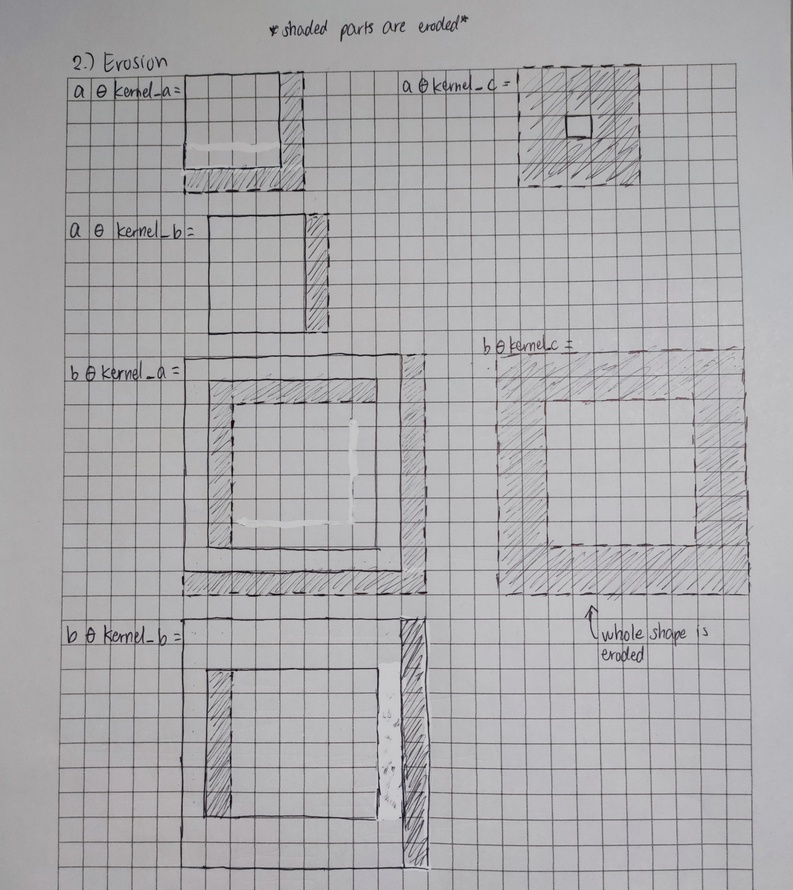
#> input picture Activity 6/Image repository/1684833216800.jpg, 793 x 890 px, shrunk from 3345 x 3755 before the run, given in place of malaria.jpeg, which was not available
$ jupyter execute 'Activity 6.ipynb'   (older library calls are emulated)   (text cells are left out)
#> lines starting #> are read from the running program, lines starting #| are printed output that depends on the picture; pictures that were not available may be replaced by others from this repository, and a replacement may not be noted
#> in Erosion, `plt.show()`:
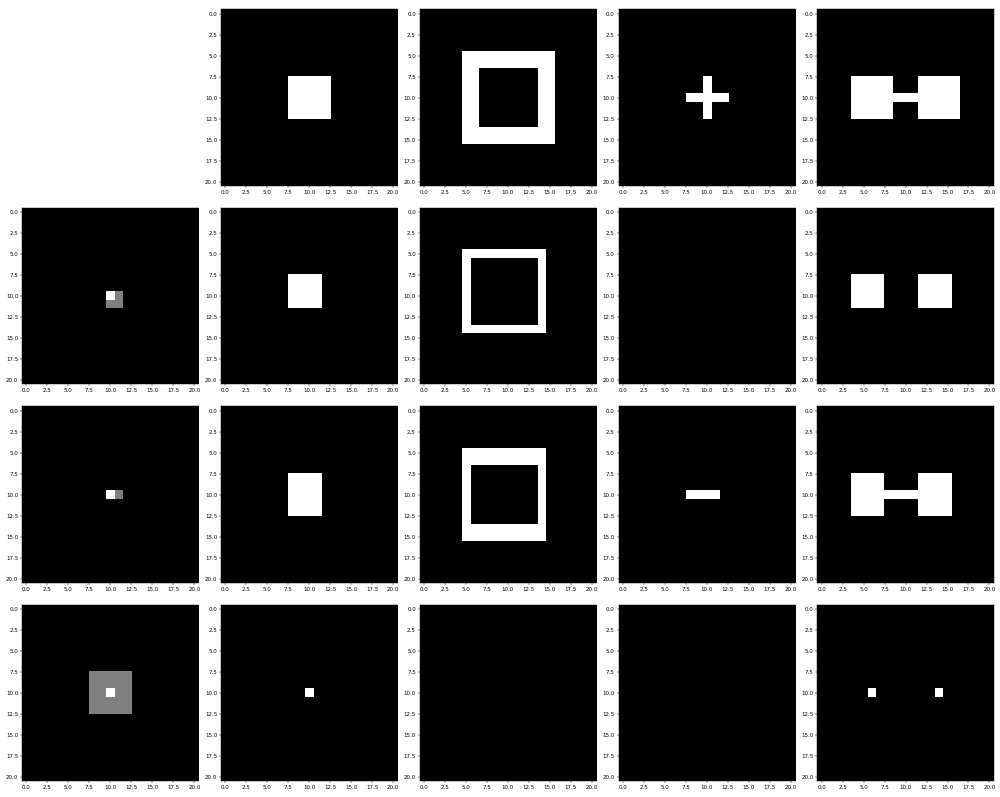
#> figure drawn by matplotlib, 19 panels
#> in Dilation, `plt.show()`:
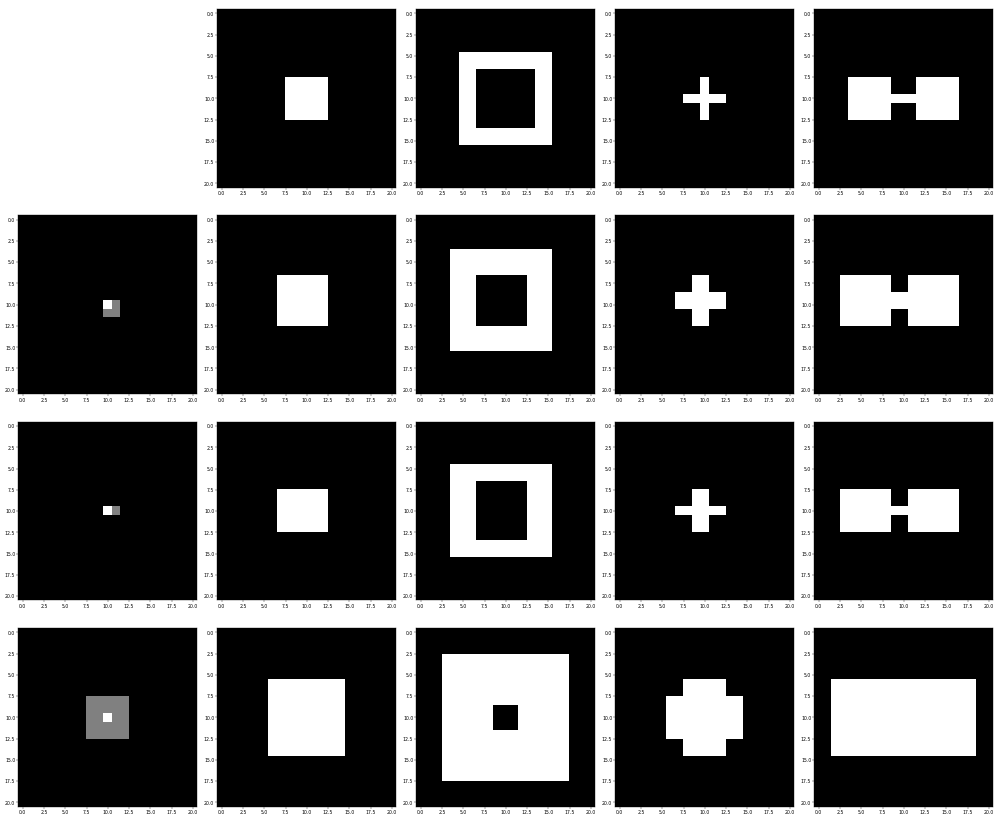
#> figure drawn by matplotlib, 19 panels
[cell 1]
import numpy as np
import matplotlib.pyplot as plt
import cv2
import statistics as st

image_repository = "./image repository/"

# initializing this so I have a placeholder
image = 0

[cell 2]
def thresholding(image, stdev_mult):


    # I'll automate the thresholding. Since we know that the highest peak in the histogram represents the image's background,
    # my left and right borders will be np.median(image) -+ stdev_mult*stdev respectively.
    peak_ = np.median(image.flatten())
    stdev_ = np.std(image.flatten())

    # Now setting up the borders
    left_border = int(np.floor(peak_ - stdev_mult*stdev_))
    right_border = int(np.ceil(peak_ + stdev_mult*stdev_))

    # Converting to binary through. The values to the left of the left border and to the right of the right boarder are set to 1.
    T, thresholded = cv2.threshold(image, left_border, right_border, cv2.THRESH_BINARY_INV)

    return thresholded

[cell 3]
# [24 lines left out: function convert_NCC, not called in this run]

[cell 4]
# [25 lines left out: function non_parametric, not called in this run]

[cell 5]
def morphing_time(filename, commands):
#> called with filename = 'malaria.jpeg'
    image = cv2.imread(image_repository + filename)
#> image is the input picture: shape (890, 793, 3); mean B, G, R 171.8, 169.6, 170.6
    original_image = image.copy()
    temp_image = image.copy()
    for i in range(len(commands)):
        process = commands[i][0].lower()

        match process:
            case 'grayscale':
                image = cv2.cvtColor(image, cv2.COLOR_BGR2GRAY)
            case 'thresholding':
                image = thresholding(image, commands[i][1])
            case 'dilation':
                image = cv2.erode(image, commands[i][1], iterations = commands[i][2])
            case 'erosion':
                image = cv2.erode(image, commands[i][1], commands[i][2])
            case 'opening':
                image = cv2.morphologyEx(image, cv2.MORPH_OPEN, commands[i][1])
            case 'closing':
                image = cv2.morphologyEx(image, cv2.MORPH_CLOSE, commands[i][1])
            case 'median_blur':
                image = cv2.medianBlur(image, commands[i][1])
            case 'segment_nonpara':
                image = cv2.normalize(image, None, 0, 1.0, cv2.NORM_MINMAX, dtype=cv2.CV_32F)
                image = non_parametric(image, commands[i][1], commands[i][2], bins = commands[i][3], ROI_size = commands[i][4])
            case 'simple_binarize':
                image[image != 0] = 1
            case other:
                print(commands[i][0] + " did nothing lol.")

        # Only used this part to produce the pictures in my report.
        # fig, ax = plt.subplots(1,2, figsize = (7,3))
        # ax[0].imshow(temp_image, cmap = "gray")
        # ax[0].set_title("Before processing")

        # ax[1].imshow(image, cmap = "gray")
        # ax[1].set_title("After processing: " + str(process))

        # plt.tight_layout()
        # plt.show()

        # temp_image = image.copy()

    fig, ax = plt.subplots(1,2, figsize = (12,8))
    ax[0].imshow(original_image)
    ax[0].set_title(filename)

    ax[1].imshow(image, cmap = "gray")
    ax[1].set_title("Processed Image")

    plt.tight_layout()
    plt.show()
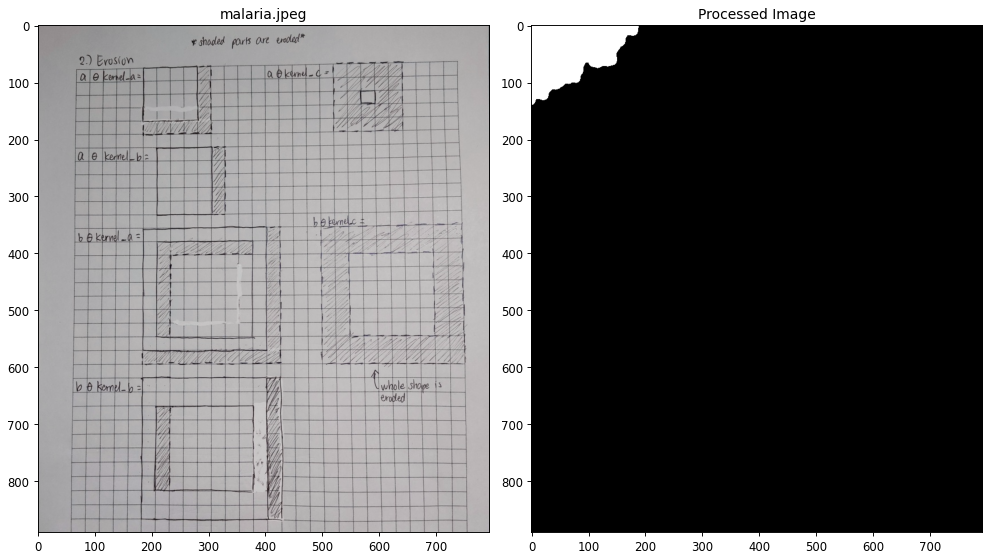
#> figure drawn by matplotlib, 2 panels; B, G, R data is drawn as R, G, B

[cell 6]
def square(w, h, xshift = 0, yshift = 0, invert = False):
    x = np.arange(-10, 11, 1)
    y = x
    X,Y = np.meshgrid(x,y)
    A = np.ones((21,21))
    A[X > w/2 + xshift] = 0
    A[X < -w/2 + xshift] = 0
    A[Y > h/2 + yshift] = 0
    A[Y < -h/2 + yshift] = 0

    if invert == True:
        A = A - 1
        A = A*(-1)

    return A

[cell 7]
def make_5by5():
    return square(5,5)

def make_hollow10by10():
    output = square(10,10) - square(6,6)
    output[output < 0] = 0
    return output

def make_cross():
    output = square(5,1)
    output += square(1,5)
    output[output > 1] = 1
    return output

def make_dumbell():
    output = square(3,1)
    output += square(5,5, xshift = 4)
    output += square(5,5, xshift = -4)
    return output

def kernel_a():
    return np.ones([2,2])
def kernel_b():
    return cv2.getStructuringElement(cv2.MORPH_RECT,(2,1))
def kernel_c():
    return cv2.getStructuringElement(cv2.MORPH_RECT,(5,5))

[cell 8]
# Now solving for everything and putting them all in the same plot

# Starting with erosion
def Erosion():
    square_erode_a= cv2.erode(make_5by5(), kernel_a(), anchor =(0,0))
    square_erode_b= cv2.erode(make_5by5(), kernel_b(), anchor =(0,0))
    square_erode_c= cv2.erode(make_5by5(), kernel_c(), anchor =(2,2))

    hollow_erode_a= cv2.erode(make_hollow10by10(), kernel_a(), anchor =(0,0))
    hollow_erode_b= cv2.erode(make_hollow10by10(), kernel_b(), anchor =(0,0))
    hollow_erode_c= cv2.erode(make_hollow10by10(), kernel_c(), anchor =(2,2))

    cross_erode_a= cv2.erode(make_cross(), kernel_a(), anchor =(0,0))
    cross_erode_b= cv2.erode(make_cross(), kernel_b(), anchor =(0,0))
    cross_erode_c= cv2.erode(make_cross(), kernel_c(), anchor =(2,2))

    dumbell_erode_a= cv2.erode(make_dumbell(), kernel_a(), anchor =(0,0))
    dumbell_erode_b= cv2.erode(make_dumbell(), kernel_b(), anchor =(0,0))
    dumbell_erode_c= cv2.erode(make_dumbell(), kernel_c(), anchor =(2,2))

    # Kernel picture
    kernel_a_picture = square(0,0)
    kernel_a_picture[10:12, 10:12] += kernel_a()

    kernel_b_picture = square(0,0)
    kernel_b_picture[10, 10:12] += 1

    kernel_c_picture = square(5,5)
    kernel_c_picture[10, 10] += 1


    fig, ax = plt.subplots(4,5, figsize = (25, 20))
    ax[0,0].axis('off')

    # First Row
    ax[0,1].imshow(make_5by5(), cmap = "gray")
    ax[0,2].imshow(make_hollow10by10(), cmap = "gray")
    ax[0,3].imshow(make_cross(), cmap = "gray")
    ax[0,4].imshow(make_dumbell(), cmap = "gray")

    # Second Row
    ax[1,0].imshow(kernel_a_picture, cmap = "gray")
    ax[1,1].imshow(square_erode_a, cmap = "gray")
    ax[1,2].imshow(hollow_erode_a, cmap = "gray")
    ax[1,3].imshow(cross_erode_a, cmap = "gray")
    ax[1,4].imshow(dumbell_erode_a, cmap = "gray")

    # Third Row
    ax[2,0].imshow(kernel_b_picture, cmap = "gray")
    ax[2,1].imshow(square_erode_b, cmap = "gray")
    ax[2,2].imshow(hollow_erode_b, cmap = "gray")
    ax[2,3].imshow(cross_erode_b, cmap = "gray")
    ax[2,4].imshow(dumbell_erode_b, cmap = "gray")

    # Fourth Row
    ax[3,0].imshow(kernel_c_picture, cmap = "gray")
    ax[3,1].imshow(square_erode_c, cmap = "gray")
    ax[3,2].imshow(hollow_erode_c, cmap = "gray")
    ax[3,3].imshow(cross_erode_c, cmap = "gray")
    ax[3,4].imshow(dumbell_erode_c, cmap = "gray")
    plt.tight_layout()
    plt.show()

[cell 9]
# Now with dilation
def Dilation():

    square_dilate_a= cv2.dilate(make_5by5(), kernel_a(), anchor =(0,0))
    square_dilate_b= cv2.dilate(make_5by5(), kernel_b(), anchor =(0,0))
    square_dilate_c= cv2.dilate(make_5by5(), kernel_c(), anchor =(2,2))

    hollow_dilate_a= cv2.dilate(make_hollow10by10(), kernel_a(), anchor =(0,0))
    hollow_dilate_b= cv2.dilate(make_hollow10by10(), kernel_b(), anchor =(0,0))
    hollow_dilate_c= cv2.dilate(make_hollow10by10(), kernel_c(), anchor =(2,2))

    cross_dilate_a= cv2.dilate(make_cross(), kernel_a(), anchor =(0,0))
    cross_dilate_b= cv2.dilate(make_cross(), kernel_b(), anchor =(0,0))
    cross_dilate_c= cv2.dilate(make_cross(), kernel_c(), anchor =(2,2))

    dumbell_dilate_a= cv2.dilate(make_dumbell(), kernel_a(), anchor =(0,0))
    dumbell_dilate_b= cv2.dilate(make_dumbell(), kernel_b(), anchor =(0,0))
    dumbell_dilate_c= cv2.dilate(make_dumbell(), kernel_c(), anchor =(2,2))

    # Kernel picture
    kernel_a_picture = square(0,0)
    kernel_a_picture[10:12, 10:12] += kernel_a()

    kernel_b_picture = square(0,0)
    kernel_b_picture[10, 10:12] += 1

    kernel_c_picture = square(5,5)
    kernel_c_picture[10, 10] += 1


    fig, ax = plt.subplots(4,5, figsize = (30, 25))
    ax[0,0].axis('off')

    # First Row
    ax[0,1].imshow(make_5by5(), cmap = "gray")
    ax[0,2].imshow(make_hollow10by10(), cmap = "gray")
    ax[0,3].imshow(make_cross(), cmap = "gray")
    ax[0,4].imshow(make_dumbell(), cmap = "gray")

    # Second Row
    ax[1,0].imshow(kernel_a_picture, cmap = "gray")
    ax[1,1].imshow(square_dilate_a, cmap = "gray")
    ax[1,2].imshow(hollow_dilate_a, cmap = "gray")
    ax[1,3].imshow(cross_dilate_a, cmap = "gray")
    ax[1,4].imshow(dumbell_dilate_a, cmap = "gray")

    # Third Row
    ax[2,0].imshow(kernel_b_picture, cmap = "gray")
    ax[2,1].imshow(square_dilate_b, cmap = "gray")
    ax[2,2].imshow(hollow_dilate_b, cmap = "gray")
    ax[2,3].imshow(cross_dilate_b, cmap = "gray")
    ax[2,4].imshow(dumbell_dilate_b, cmap = "gray")

    # Fourth Row
    ax[3,0].imshow(kernel_c_picture, cmap = "gray")
    ax[3,1].imshow(square_dilate_c, cmap = "gray")
    ax[3,2].imshow(hollow_dilate_c, cmap = "gray")
    ax[3,3].imshow(cross_dilate_c, cmap = "gray")
    ax[3,4].imshow(dumbell_dilate_c, cmap = "gray")
    plt.tight_layout()
    plt.show()
